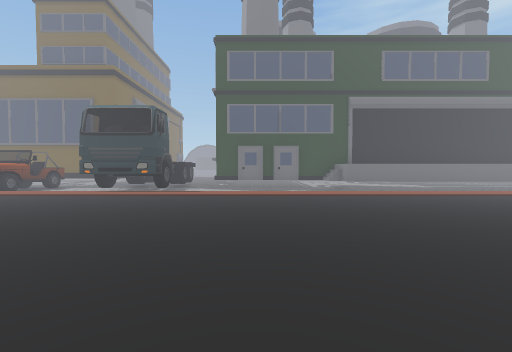
[1] (above)

21 first-person views from a walk through a scene from a Unity 3-D project. The camera is 1.2 m above the floor, tilts 2° down and sees 90° across. The floor is counted in squares, 2 m on a side. Each view is taken from the middle of a square. On the plan, view 1 faces up. The plan holds only what a view shows up to about 9 squares ahead; the rest is blank. The place goes on beyond the plan. The player is left out. Some animated figures are not drawn. Some surface patterns are stand-ins.

[2]
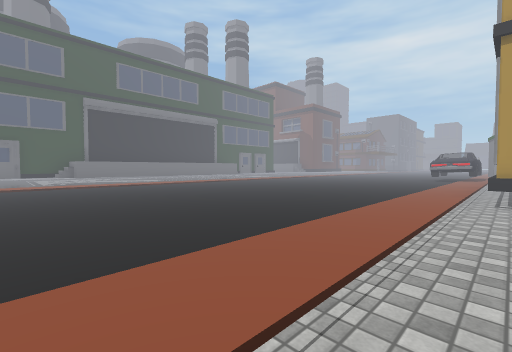

[3]
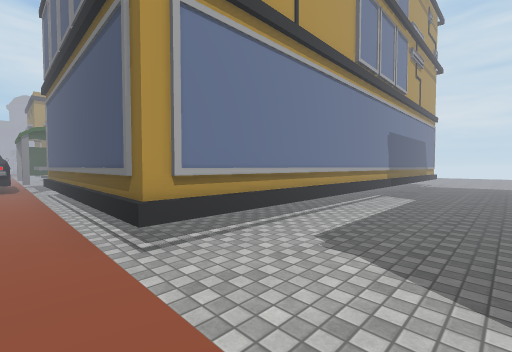

[4]
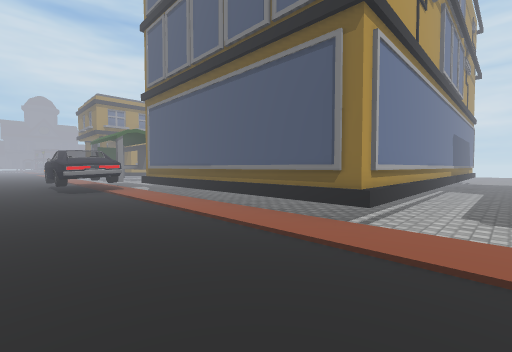

[5]
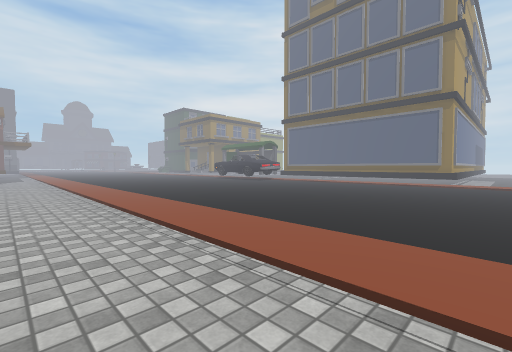

[6]
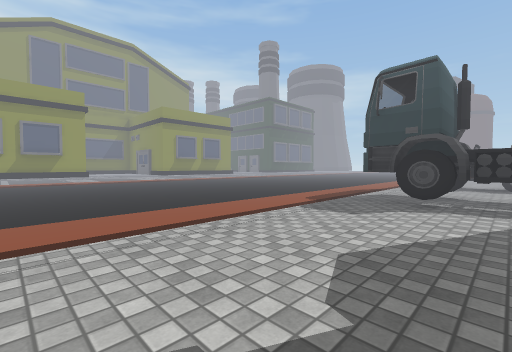

[7]
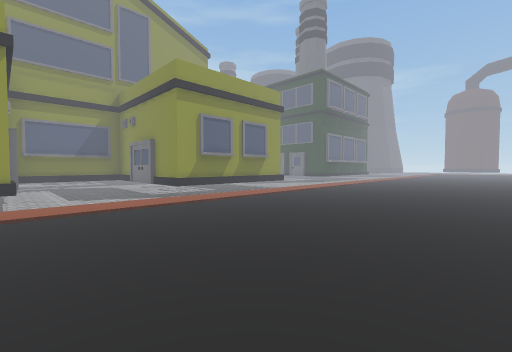

[8]
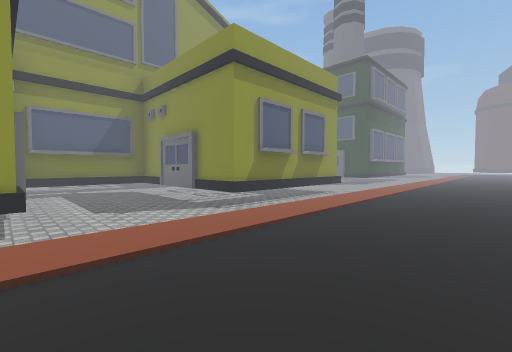

[9]
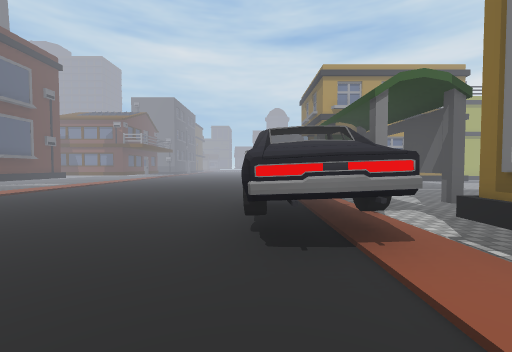

[10]
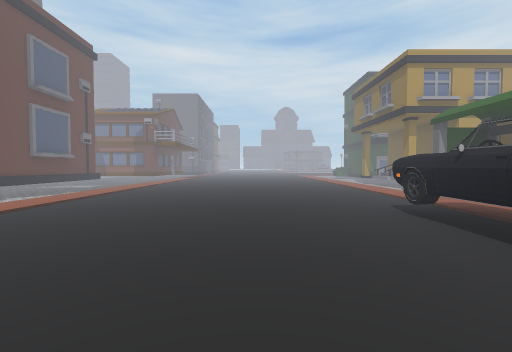

[11]
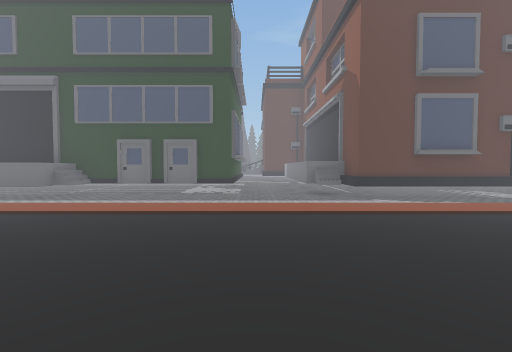

[12]
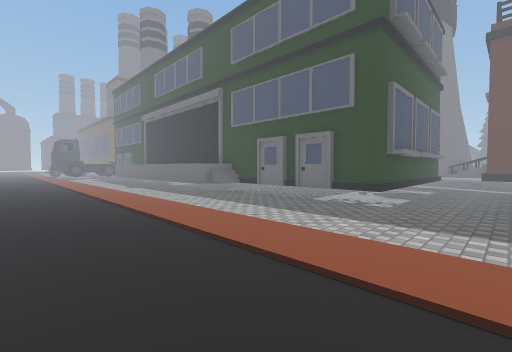

[13]
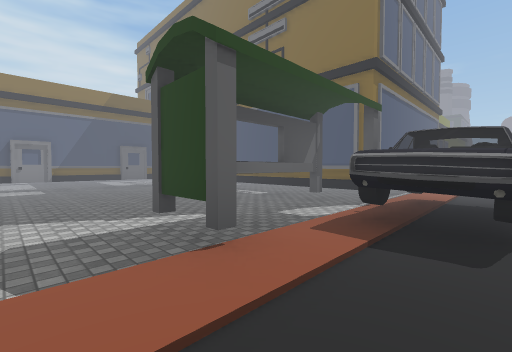

[14]
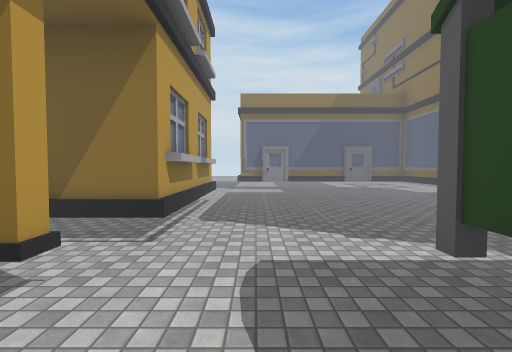

[15]
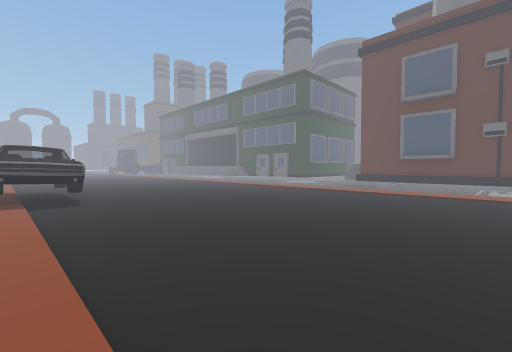

[16]
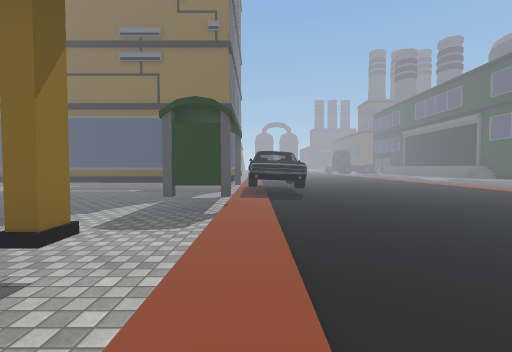

[17]
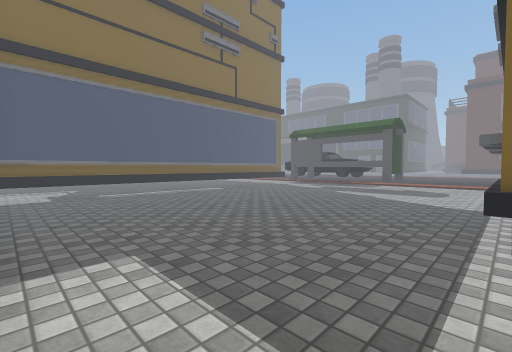

[18]
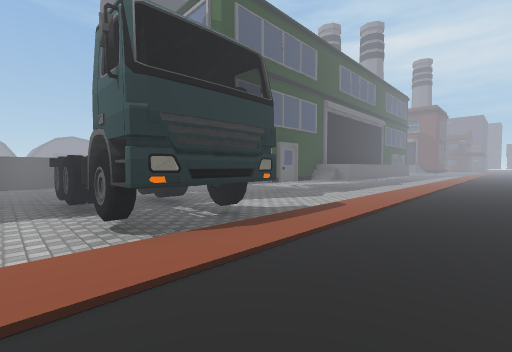

[19]
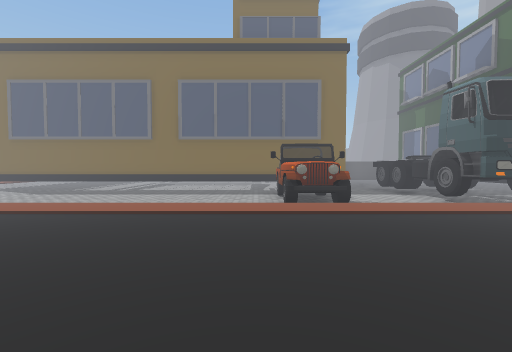

[20]
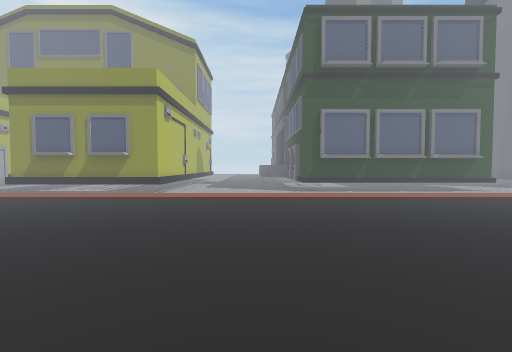

[21]
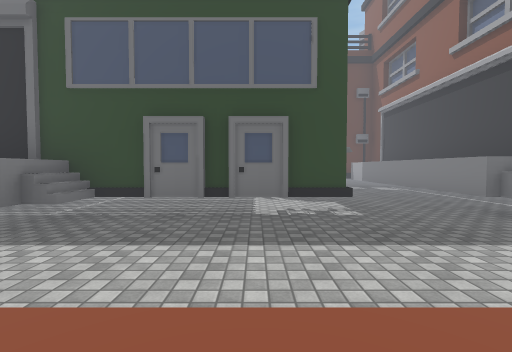

### Floor plan
Key: @ floor where view 1 was taken; # wall or solid block; . main floor; - floor 0.25 m lower than the main floor; / step, stairs or slope; C car; B building; O other object.
Columns run from 15 left of view 1 to 20 right of it. Each row starts with its distance up from view 1.
 15                              -##
 14                             #--#
 13                             #--#
 12                             #--#
 11          ###                #--#
 10 ##########-OO-              #--#
  9 -----------OO-######   ######--##
  8  -------O--OO-----#######-------####
  7   ------O--OO-----------------------
  6    /////O//OO///////////////////////
  5     ................................
  4      ...............................
  3    .................................
  2    .................................
  1    .................................
  0   .............@...........CCC......
 -1   .........................CCC......
 -2       ---------------B######OOOO-B-
 -3 #####----####--### --B     #-------B
 -4     #----   B--#   --B     #-----##
 -5     #----   #--#   --B     #-----#
 -6             #BB#   --B     #-----#
 -7                    --B     #------
 -8                    --B     #------
 -9                    --B     B------
-10                    --B     ######-
-11                    --B
-12                    --B
-13                    --

Where each view was taken, in squares from view 1:
view 1: 0 up, 0 right, facing up
view 2: 2 down, 1 right, facing up-right
view 3: 1 down, 4 right, facing down-right
view 4: 1 up, 5 right, facing down-right
view 5: 7 up, 5 right, facing down-right
view 6: 8 up, 2 right, facing down-left
view 7: 3 up, 0 right, facing down-left
view 8: 1 up, 0 right, facing down-left
view 9: 0 up, 10 right, facing right
view 10: 2 up, 11 right, facing right
view 11: 2 up, 14 right, facing up
view 12: 4 up, 15 right, facing up-left
view 13: 0 up, 17 right, facing down-left
view 14: 1 down, 17 right, facing down
view 15: 1 down, 20 right, facing up-left
view 16: 1 down, 20 right, facing left
view 17: 9 down, 18 right, facing up-left
view 18: 4 up, 5 left, facing up-right
view 19: 2 up, 8 left, facing up
view 20: 4 up, 9 left, facing down
view 21: 5 up, 12 right, facing up
